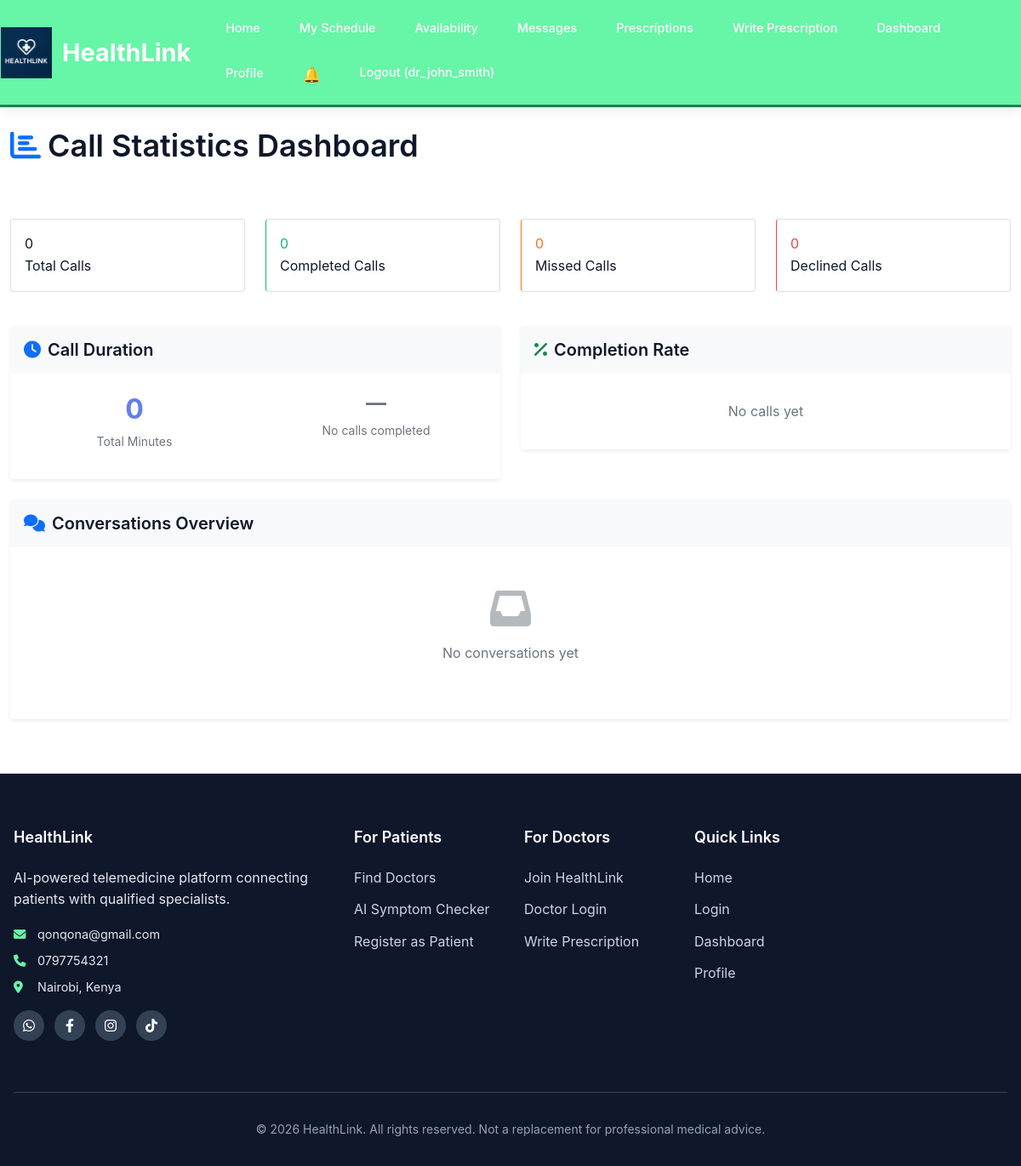
The app's page /messaging/call/stats/dashboard/ (signed in), older data.
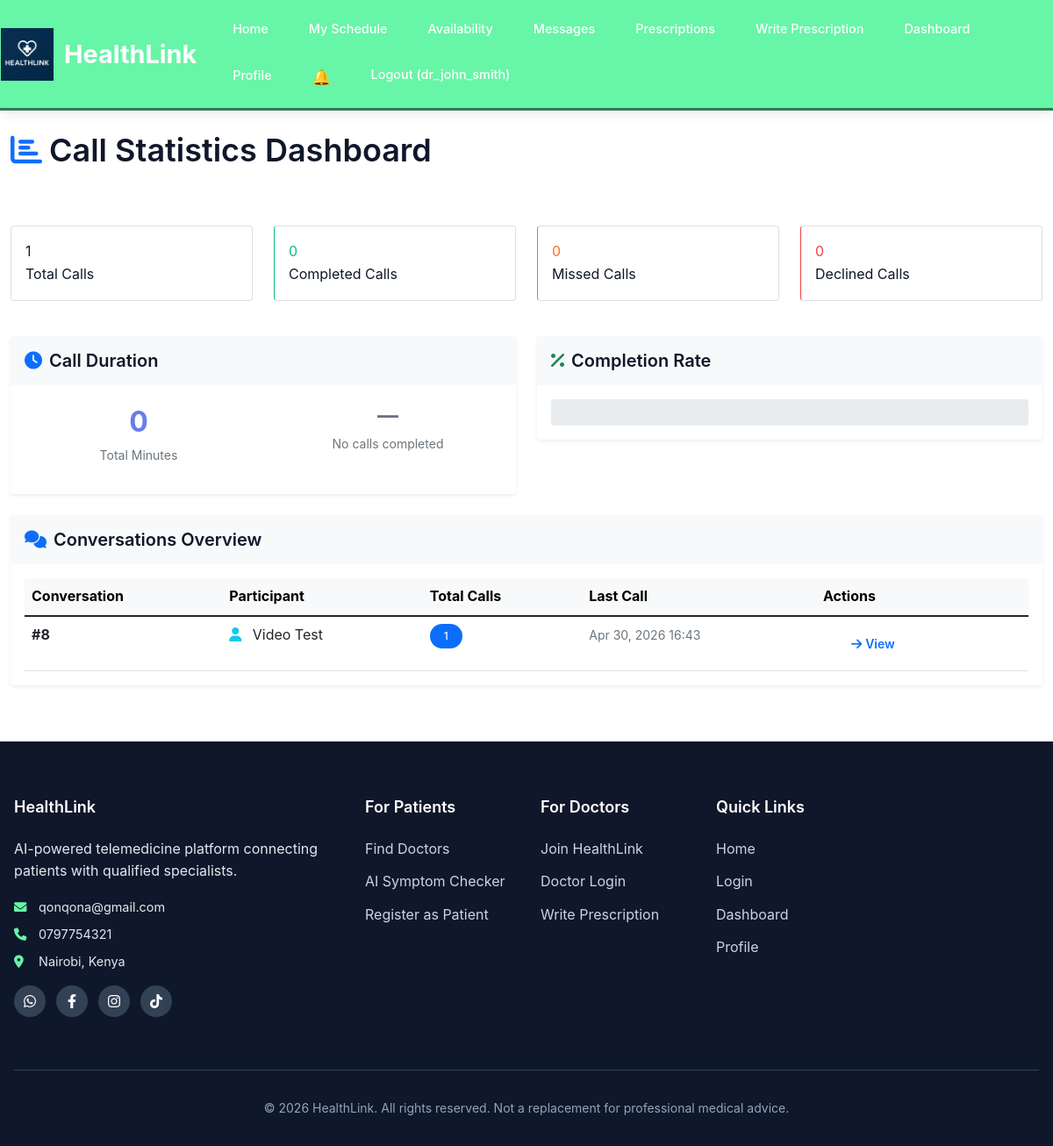
The same page, newer data.
### messaging/models.py (models this page shows, shortened)
class Conversation(models.Model):
    patient = models.ForeignKey(User, on_delete=models.CASCADE, related_name='patient_conversations')
    doctor = models.ForeignKey(User, on_delete=models.CASCADE, related_name='doctor_conversations')
    appointment = models.ForeignKey(Appointment, on_delete=models.CASCADE, null=True, blank=True)
    created_at = models.DateTimeField(auto_now_add=True)
    updated_at = models.DateTimeField(auto_now=True)
    class Meta:
        unique_together = ['patient', 'doctor', 'appointment']

class VideoCall(models.Model):
    STATUS_CHOICES = [
        ('initiated', 'Initiated'),
        ('ringing', 'Ringing'),
        ('ongoing', 'Ongoing'),
        ('ended', 'Ended'),
        ('missed', 'Missed'),
        ('declined', 'Declined'),
    ]
    room_id = models.CharField(max_length=100, unique=True, editable=False)
    vonage_session_id = models.CharField(max_length=255, null=True, blank=True, db_index=True)
    conversation = models.ForeignKey(Conversation, on_delete=models.CASCADE, related_name='video_calls')
    caller = models.ForeignKey(User, on_delete=models.CASCADE, related_name='calls_made')
    receiver = models.ForeignKey(User, on_delete=models.CASCADE, related_name='calls_received')
    status = models.CharField(max_length=20, choices=STATUS_CHOICES, default='initiated')
    started_at = models.DateTimeField(auto_now_add=True)
    answered_at = models.DateTimeField(null=True, blank=True)
    ended_at = models.DateTimeField(null=True, blank=True)
    caller_peer_id = models.CharField(max_length=100, null=True, blank=True)
    receiver_peer_id = models.CharField(max_length=100, null=True, blank=True)
    caller_offer = models.TextField(null=True, blank=True)  # SDP offer from caller
    receiver_answer = models.TextField(null=True, blank=True)  # SDP answer from receiver
    caller_ice_candidates = models.TextField(null=True, blank=True)  # JSON array of ICE candidates
    receiver_ice_candidates = models.TextField(null=True, blank=True)  # JSON array of ICE candidates
    recording_enabled = models.BooleanField(default=False)  # Whether call was recorded
    recording_url = models.URLField(null=True, blank=True)  # URL to recorded call (if available)
    duration = models.PositiveIntegerField(default=0)
    class Meta:
        ordering = ['-started_at']

### users/models.py (models this page shows, shortened)
class CustomUser(AbstractUser):
    USER_TYPE_CHOICES = (
        ('patient', 'Patient'),
        ('doctor', 'Doctor'),
        ('admin', 'Admin'),
    )
    user_type = models.CharField(max_length=10, choices=USER_TYPE_CHOICES, default='patient')
    phone_number = models.CharField(max_length=15, blank=True)
    date_of_birth = models.DateField(null=True, blank=True)
    groups = models.ManyToManyField(
        'auth.Group',
        verbose_name='groups',
        blank=True,
        help_text='The groups this user belongs to.',
        related_name='customuser_set',
        related_query_name='user',
    )
    user_permissions = models.ManyToManyField(
        'auth.Permission',
        verbose_name='user permissions',
        blank=True,
        help_text='Specific permissions for this user.',
        related_name='customuser_set',
        related_query_name='user',
    )

### messaging/views.py (the view)
# urls.py: path('call/stats/dashboard/', views.call_statistics_dashboard, name='call_stats_dashboard'),
@login_required
def call_statistics_dashboard(request):
    if request.user.user_type == 'patient':
        conversations = Conversation.objects.filter(patient=request.user)
    elif request.user.user_type == 'doctor':
        conversations = Conversation.objects.filter(doctor=request.user)
    else:
        conversations = Conversation.objects.none()
    from django.db.models import Count, Q
    all_calls = VideoCall.objects.filter(
        Q(caller=request.user) | Q(receiver=request.user)
    )
    stats = {
        'total_calls': all_calls.count(),
        'completed_calls': all_calls.filter(status__in=['ended', 'ongoing']).count(),
        'missed_calls': all_calls.filter(status='missed').count(),
        'declined_calls': all_calls.filter(status='declined').count(),
    }
    total_seconds = sum([call.duration for call in all_calls.filter(status__in=['ended', 'ongoing'])])
    stats['total_minutes'] = total_seconds // 60
    return render(request, 'messaging/call_statistics.html', {
        'conversations': conversations,
        'stats': stats
    })

### templates/messaging/call_statistics.html (shortened to what the changed rows need)
{% extends 'base.html' %}
{% load static %}
{% block content %}
<div class="container-fluid mt-4">
    <div class="row mb-4">
        <div class="col-md-12">
            <div class="d-flex justify-content-between align-items-center mb-4">
                <h2>
                    <i class="fas fa-chart-bar me-2 text-primary"></i>Call Statistics Dashboard
                </h2>
            </div>
        </div>
    </div>
    <div class="row mb-4">
        <div class="col-md-3 mb-3">
            <div class="card stat-card">
                <div class="card-body">
                    <div class="stat-number">{{ stats.total_calls }}</div>
                    <div class="stat-label">Total Calls</div>
                </div>
            </div>
        </div>
    </div>
    <div class="row mb-4">
        <div class="col-md-6">
            <div class="card border-0 shadow-sm">
                <div class="card-body">
                    <div class="d-flex align-items-center">
                        <div style="flex: 1;">
                            {% if stats.total_calls > 0 %}
                                {% widthratio stats.completed_calls stats.total_calls 100 as completion_rate %}
                                <div class="progress" style="height: 30px;">
                                    <div class="progress-bar" role="progressbar"
                                         style="width: {{ completion_rate }}%; background: #667eea;"
                                         aria-valuenow="{{ completion_rate }}" aria-valuemin="0" aria-valuemax="100">
                                        {{ completion_rate }}%
                                    </div>
                                </div>
                            {% else %}
                                <div class="text-muted text-center py-3">No calls yet</div>
                            {% endif %}
                        </div>
                    </div>
                </div>
            </div>
        </div>
    </div>
    <div class="row">
        <div class="col-md-12">
            <div class="card border-0 shadow-sm">
                {% if conversations %}
                <div class="card-body">
                    <div class="table-responsive">
                        <table class="table table-hover mb-0">
                            <thead class="table-light">
                                <tr>
                                    <th>Conversation</th>
                                    <th>Participant</th>
                                    <th>Total Calls</th>
                                    <th>Last Call</th>
                                    <th>Actions</th>
                                </tr>
                            </thead>
                            <tbody>
                                {% for conversation in conversations %}
                                <tr>
                                    <td>
                                        <strong>#{{ conversation.id }}</strong>
                                    </td>
                                    <td>
                                        {% if request.user.user_type == 'patient' %}
                                            <i class="fas fa-user-md me-2 text-primary"></i>
                                            {{ conversation.doctor.get_full_name }}
                                        {% else %}
                                            <i class="fas fa-user me-2 text-info"></i>
                                            {{ conversation.patient.get_full_name }}
                                        {% endif %}
                                    </td>
                                    <td>
                                        <span class="badge bg-primary">
                                            {{ conversation.video_calls.count }}
                                        </span>
                                    </td>
                                    <td>
                                        {% with last_call=conversation.video_calls.first %}
                                            {% if last_call %}
                                                <small class="text-muted">
                                                    {{ last_call.started_at|date:"M d, Y H:i" }}
                                                </small>
                                            {% else %}
                                                <small class="text-muted">No calls</small>
                                            {% endif %}
                                        {% endwith %}
                                    </td>
                                    <td>
                                        <a href="{% url 'messaging:conversation_detail' conversation.id %}"
                                           class="btn btn-sm btn-outline-primary">
                                            <i class="fas fa-arrow-right me-1"></i>View
                                        </a>
                                    </td>
                                </tr>
                                {% endfor %}
                            </tbody>
                        </table>
                    </div>
                </div>
                {% else %}
                <div class="card-body text-center py-5">
                    <i class="fas fa-inbox fa-3x text-muted mb-3 opacity-50"></i>
                    <p class="text-muted">No conversations yet</p>
                </div>
                {% endif %}
            </div>
        </div>
    </div>
</div>
{% endblock %}

Row changes from the older to the newer data that the page shows:
added Conversation: id "8", patient.get_full_name "Video Test", video_calls.count "1", video_calls.first.started_at "Apr 30, 2026 16:43"
Text that changed along with them:
{{ stats.total_calls }}: "0" → "1"
text no longer shown: "No calls yet No conversations yet"
text now shown: "Conversation Participant Total Calls Last Call Actions"
